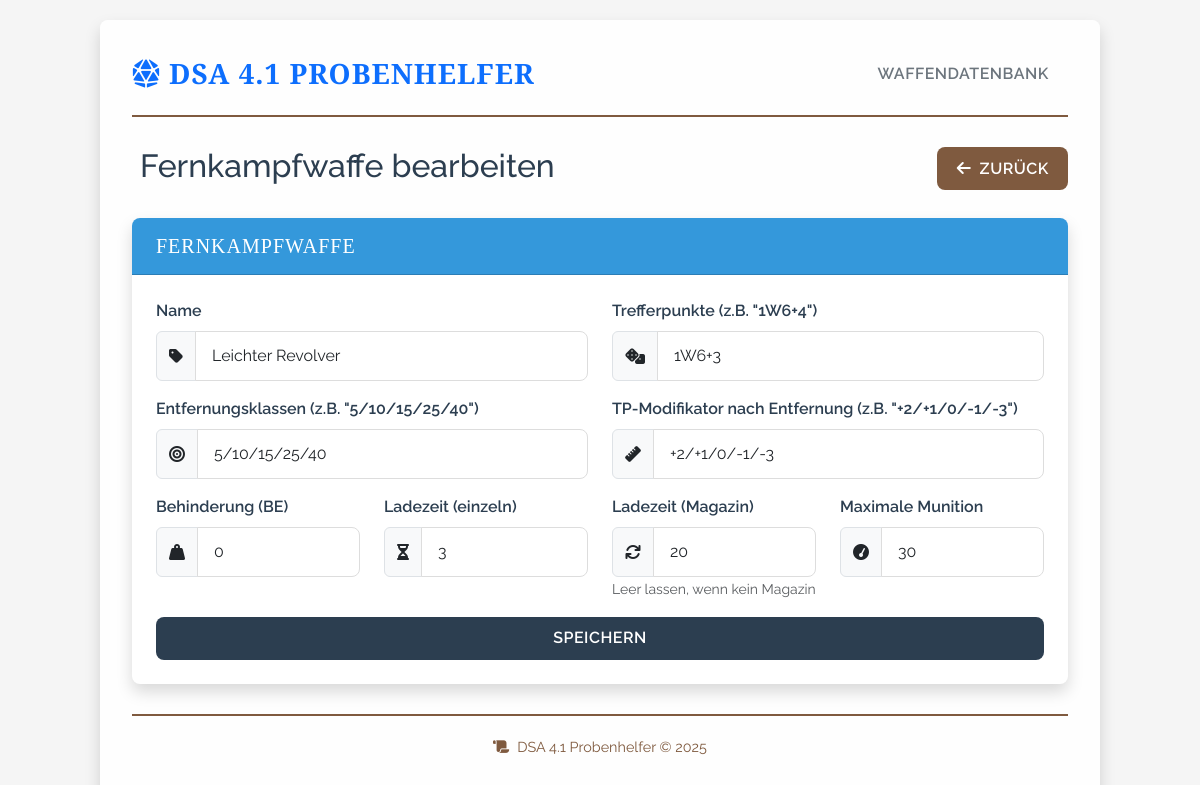
The app's page /weapon/ranged/1/edit with its own data.
### app.py (models this page shows)
class Weapon(db.Model):
    __abstract__ = True
    id = db.Column(db.Integer, primary_key=True)
    name = db.Column(db.String(100), nullable=False)

class RangedWeapon(Weapon):
    __tablename__ = 'ranged_weapon'
    be = db.Column(db.Integer, default=0)  # Behinderung
    tp = db.Column(db.String(20), nullable=False)  # z.B. "1W6+4"
    reichweite = db.Column(db.String(50), nullable=False)  # z.B. "5/10/15/25/40"
    tp_mod_entfernung = db.Column(db.String(50), nullable=False)  # z.B. "+2/+1/0/-1/-3"
    ladezeit_einzeln = db.Column(db.Integer, default=1)  # Ladezeit innerhalb eines Magazins
    ladezeit_magazin = db.Column(db.Integer, nullable=True)  # Ladezeit für Magazinwechsel, NULL wenn kein Magazin
    munition_max = db.Column(db.Integer, default=0)  # Maximale Munition
    character_links = db.relationship('CharacterRangedWeapon', backref='weapon', lazy=True, cascade="all, delete-orphan")

### app.py (the view, shortened to what this page needs)
@app.route('/weapon/ranged/<int:weapon_id>/edit', methods=['GET', 'POST'])
def edit_ranged_weapon(weapon_id):
    weapon = db.session.get(RangedWeapon, weapon_id)
    if weapon is None:
        abort(404)
    form = RangedWeaponForm(obj=weapon)
    return render_template('ranged_weapon_form.html', form=form, title='Fernkampfwaffe bearbeiten')

### app.py
class RangedWeaponForm(FlaskForm):
    name = StringField('Name', validators=[DataRequired()])
    be = IntegerField('Behinderung (BE)', validators=[NumberRange(min=0)], default=0)
    tp = StringField('Trefferpunkte (z.B. "1W6+4")', validators=[DataRequired()])
    reichweite = StringField('Entfernungsklassen (z.B. "5/10/15/25/40")', validators=[DataRequired()])
    tp_mod_entfernung = StringField('TP-Modifikator nach Entfernung (z.B. "+2/+1/0/-1/-3")', validators=[DataRequired()])
    ladezeit_einzeln = IntegerField('Ladezeit (einzeln)', validators=[NumberRange(min=0)], default=1)
    ladezeit_magazin = IntegerField('Ladezeit (Magazin)', validators=[NumberRange(min=0)])
    munition_max = IntegerField('Maximale Munition', validators=[NumberRange(min=0)], default=0)
    submit = SubmitField('Speichern')

### templates/ranged_weapon_form.html (shortened to what this page needs)
{% extends "layout.html" %}
{% block content %}
<div class="row mb-4">
  <div class="col">
    <h2>{{ title }}</h2>
  </div>
  <div class="col text-end">
    <a href="{{ url_for('all_weapons') }}" class="btn btn-secondary">
      <i class="fas fa-arrow-left me-1"></i> Zurück
    </a>
  </div>
</div>
<form method="POST">
  <div class="card mb-4">
    <div class="card-header bg-info text-white">
      <h5 class="mb-0">Fernkampfwaffe</h5>
    </div>
    <div class="card-body">
      <div class="row mb-3">
        <div class="col-md-6">
          <div class="form-group">
            {{ form.name.label(class="form-label") }}
            <div class="input-group">
              <span class="input-group-text"><i class="fas fa-tag"></i></span>
              {{ form.name(class="form-control") }}
            </div>
          </div>
        </div>
        <div class="col-md-6">
          <div class="form-group">
            {{ form.tp.label(class="form-label") }}
            <div class="input-group">
              <span class="input-group-text"><i class="fas fa-dice"></i></span>
              {{ form.tp(class="form-control") }}
            </div>
          </div>
        </div>
      </div>
      <div class="row mb-3">
        <div class="col-md-6">
          <div class="form-group">
            {{ form.reichweite.label(class="form-label") }}
            <div class="input-group">
              <span class="input-group-text"><i class="fas fa-bullseye"></i></span>
              {{ form.reichweite(class="form-control") }}
            </div>
          </div>
        </div>
        <div class="col-md-6">
          <div class="form-group">
            {{ form.tp_mod_entfernung.label(class="form-label") }}
            <div class="input-group">
              <span class="input-group-text"><i class="fas fa-ruler"></i></span>
              {{ form.tp_mod_entfernung(class="form-control") }}
            </div>
          </div>
        </div>
      </div>
      <div class="row mb-3">
        <div class="col-md-3">
          <div class="form-group">
            {{ form.be.label(class="form-label") }}
            <div class="input-group">
              <span class="input-group-text"><i class="fas fa-weight-hanging"></i></span>
              {{ form.be(class="form-control") }}
            </div>
          </div>
        </div>
        <div class="col-md-3">
          <div class="form-group">
            {{ form.ladezeit_einzeln.label(class="form-label") }}
            <div class="input-group">
              <span class="input-group-text"><i class="fas fa-hourglass-half"></i></span>
              {{ form.ladezeit_einzeln(class="form-control") }}
            </div>
          </div>
        </div>
        <div class="col-md-3">
          <div class="form-group">
            {{ form.ladezeit_magazin.label(class="form-label") }}
            <div class="input-group">
              <span class="input-group-text"><i class="fas fa-sync"></i></span>
              {{ form.ladezeit_magazin(class="form-control") }}
            </div>
            <small class="text-muted">Leer lassen, wenn kein Magazin</small>
          </div>
        </div>
        <div class="col-md-3">
          <div class="form-group">
            {{ form.munition_max.label(class="form-label") }}
            <div class="input-group">
              <span class="input-group-text"><i class="fas fa-tachometer"></i></span>
              {{ form.munition_max(class="form-control") }}
            </div>
          </div>
        </div>
      </div>
      <div class="d-grid gap-2">
        {{ form.submit(class="btn btn-primary") }}
      </div>
    </div>
  </div>
</form>
{% endblock %}

### templates/layout.html (style rules this page uses)
:root { --primary-color: #2c3e50; --secondary-color: #7f5a3f; --accent-color: #c0392b; --success-color: #27ae60; --danger-color: #c0392b; --info-color: #3498db; --dark-color: #1a1a1a; --light-color: #f8f9fa; --border-radius: 0.5rem; --card-shadow: 0 0.5rem 1rem rgba(0, 0, 0, 0.15); --transition-speed: 0.3s; }
body { font-family: 'Raleway', sans-serif; color: var(--primary-color); background-color: #f5f5f5; background-image: url('https://www.transparenttextures.com/patterns/parchment.png'); padding-top: 20px; padding-bottom: 20px; }
.btn { transition: all var(--transition-speed); border-radius: var(--border-radius); font-weight: 600; text-transform: uppercase; letter-spacing: 0.5px; padding: 0.6rem 1.2rem; border: none; }
.btn-primary { background-color: var(--primary-color); }
.btn-secondary { background-color: var(--secondary-color); }
.card { border: none; border-radius: var(--border-radius); overflow: hidden; box-shadow: var(--card-shadow); transition: all var(--transition-speed); margin-bottom: 1.5rem; }
.card-header { background-color: var(--primary-color); color: white; font-family: 'Cinzel', serif; font-weight: 700; text-transform: uppercase; letter-spacing: 1px; padding: 1rem 1.5rem; }
.card-header.bg-info { background-color: var(--info-color) !important; }
.card-body { padding: 1.5rem; }
.form-control, .form-select { border-radius: var(--border-radius); padding: 0.75rem 1rem; border: 1px solid #ddd; transition: all var(--transition-speed); }
.form-label { font-weight: 600; color: var(--primary-color); margin-bottom: 0.5rem; }

### records on screen
RangedWeapon: name "Leichter Revolver", tp "1W6+3", reichweite "5/10/15/25/40", tp_mod_entfernung "+2/+1/0/-1/-3", be "0", ladezeit_einzeln "3", ladezeit_magazin "20", munition_max "30"

### other values on screen
{{ title }} "Fernkampfwaffe bearbeiten"
